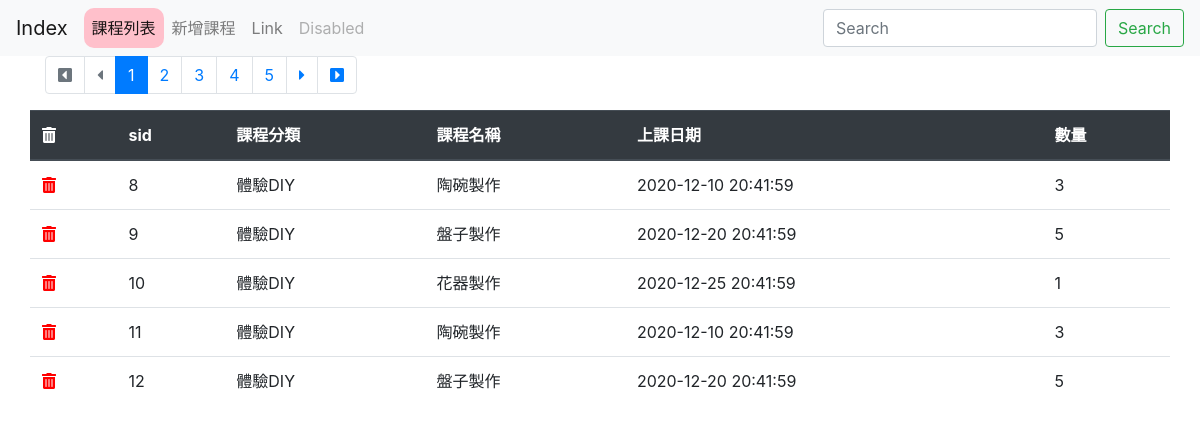
The page /ab-list.php on the database its author committed.
### tables this page shows
CREATE TABLE `snail_class` (
  `sid` int(11) NOT NULL,
  `category` varchar(255) NOT NULL,
  `classname` varchar(255) NOT NULL,
  `date` datetime NOT NULL,
  `amount` int(11) NOT NULL
);

### ab-list.php (the view, shortened to what this page needs)
<?php
require __DIR__ . '/db_connect.php';
$pageName = 'ab-list';
$page = isset($_GET['page']) ? intval($_GET['page']) : 1;
$perPage = 5;
$t_sql = "SELECT COUNT(1) FROM snail_class";
$totalRows = $pdo->query($t_sql)->fetch(PDO::FETCH_NUM)[0];
$totalPages = ceil($totalRows / $perPage);
$p_sql = sprintf(
    "SELECT * FROM snail_class LIMIT %s, %s",
    ($page - 1) * $perPage,
    $perPage
);
$stmt = $pdo->query($p_sql);
$rows = $stmt->fetchAll();
?>
<?php require __DIR__ . '/parts/html-head.php'; ?>
<?php require __DIR__ . '/parts/navbar.php'; ?>
<div class="container">
    <div class="row">
        <div class="col">
            <nav aria-label="Page navigation example">
                <ul class="pagination">
                    <li class="page-item <?= $page == 1 ? 'disabled' : '' ?>"><a class="page-link" href="?page=1 ">
                            <i class="fas fa-caret-square-left"></i></a>
                    </li>
                    <li class="page-item <?= $page == 1 ? 'disabled' : '' ?>" ><a class="page-link" href="?page=<?= $page - 1 ?> ">
                            <i class="fas fa-caret-left"></i></a>
                    </li>
                    <?php for ($i = $page-5; $i <= $page+5; $i++) :
                        if($i >= 1 and $i <= $totalPages ):
                        ?>
                        <li class="page-item <?= $page == $i ? 'active' : '' ?>">
                            <a class="page-link" href="?page=<?= $i ?>">
                                <?= $i ?></a>
                        </li>
                    <?php endif;
                    endfor ?>
                    <li class="page-item <?= $page == $totalPages ? 'disabled' : '' ?>" ><a class="page-link" href="?page=<?= $page + 1 ?> ">
                            <i class="fas fa-caret-right"></i></a>
                    </li>
                    <li class="page-item <?= $page == $totalPages ? 'disabled' : '' ?>"><a class="page-link" href="?page=<?= $totalPages ?> ">
                            <i class="fas fa-caret-square-right"></i></a>
                    </li>
                </ul>
            </nav>
        </div>
    </div>
    <div class="row">
        <table class="table">
            <thead class="thead-dark">
                <tr>
                    <th scope="col"><i class="fas fa-trash-alt"></i></th>
                    <th scope="col">sid</th>
                    <th scope="col">課程分類</th>
                    <th scope="col">課程名稱</th>
                    <th scope="col">上課日期</th>
                    <th scope="col">數量</th>
                </tr>
            </thead>
            <tbody>
                <?php foreach ($rows as $r) : ?>
                    <tr>
                        <td class="remove-icon"><a href="#"><i class="fas fa-trash-alt"></a></i></td>
                        <td><?= $r['sid'] ?></td>
                        <td><?= $r['category'] ?></td>
                        <td><?= $r['classname'] ?></td>
                        <td><?= $r['date'] ?></td>
                        <td><?= $r['amount'] ?></td>
                    </tr>
                <?php endforeach ?>
            </tbody>
        </table>
    </div>
</div>
<?php require __DIR__ . '/parts/html-foot.php'; ?>

### parts/html-head.php (shortened to what this page needs)
<!DOCTYPE html>
<html lang="en">
<head>
    <link rel="stylesheet" href="<?= WEB_ROOT ?>bootstrap\css\bootstrap.css">
    <link rel="stylesheet" href="<?= WEB_ROOT ?>fontawesome\css\all.css">
</head>

### parts/navbar.php (shortened to what this page needs)
<nav class="navbar navbar-expand-lg navbar-light bg-light">
  <a class="navbar-brand" href="<?php WEB_ROOT ?>index01.php">Index</a>
  <div class="collapse navbar-collapse" id="navbarTogglerDemo02">
    <ul class="navbar-nav mr-auto mt-2 mt-lg-0">
      <li class="nav-item  <?= $pageName == 'ab-list' ? 'active' : ''; ?>">
        <a class="nav-link" href="<?php WEB_ROOT ?>ab-list.php">課程列表 </a>
      </li>
      <li class="nav-item  <?= $pageName == 'ab-insert' ? 'active' : ''; ?>">
        <a class="nav-link" href="<?php WEB_ROOT ?>ab-insert.php">新增課程 </a>
      </li>
      <li class="nav-item">
        <a class="nav-link" href="#">Link</a>
      </li>
      <li class="nav-item">
        <a class="nav-link disabled" href="#" tabindex="-1" aria-disabled="true">Disabled</a>
      </li>
    </ul>
    <form class="form-inline my-2 my-lg-0">
      <input class="form-control mr-sm-2" type="search" placeholder="Search" aria-label="Search">
      <button class="btn btn-outline-success my-2 my-sm-0" type="submit">Search</button>
    </form>
  </div>
</nav>

### parts/navbar.php (style rules this page uses)
.navbar .nav-item.active { background-color: pink; border-radius: 10px; }

### ab-list.php (style rules this page uses)
.remove-icon a i { color: red; }

### rows shown on the page
snail_class: sid "8", category "體驗DIY", classname "陶碗製作", date "2020-12-10 20:41:59", amount "3"
snail_class: sid "9", category "體驗DIY", classname "盤子製作", date "2020-12-20 20:41:59", amount "5"
snail_class: sid "10", category "體驗DIY", classname "花器製作", date "2020-12-25 20:41:59", amount "1"
snail_class: sid "11", category "體驗DIY", classname "陶碗製作", date "2020-12-10 20:41:59", amount "3"
snail_class: sid "12", category "體驗DIY", classname "盤子製作", date "2020-12-20 20:41:59", amount "5"
